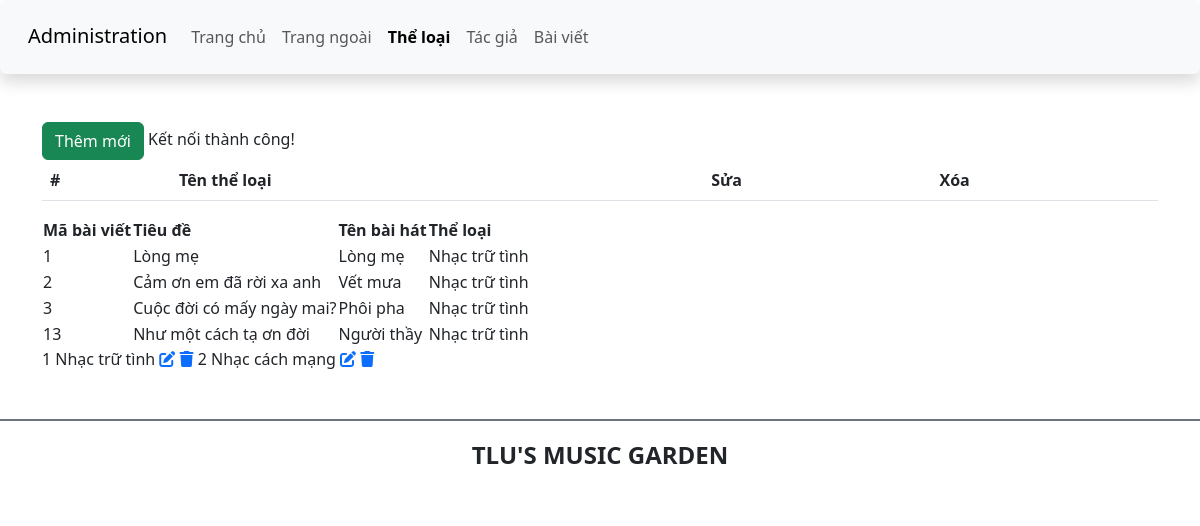
Screenshot of /admin/category.php with the database file from the repository.
### tables this page shows
CREATE TABLE `baiviet` (
  `ma_bviet` int(10) UNSIGNED NOT NULL,
  `tieude` varchar(200) NOT NULL,
  `ten_bhat` varchar(100) NOT NULL,
  `ma_tloai` int(11) NOT NULL,
  `tomtat` text NOT NULL,
  `noidung` text NOT NULL,
  `ma_tgia` int(10) UNSIGNED NOT NULL,
  `ngayviet` date NOT NULL DEFAULT current_timestamp()
);

CREATE TABLE `theloai` (
  `ma_tloai` int(11) NOT NULL,
  `ten_tloai` varchar(50) NOT NULL
);

### admin/category.php (the view, shortened to what this page needs)
<!DOCTYPE html>
<html lang="en">
<head>
    <link href="https://cdn.jsdelivr.net/npm/bootstrap@5.3.0-alpha1/dist/css/bootstrap.min.css" rel="stylesheet">
    <link rel="stylesheet" href="https://cdnjs.cloudflare.com/ajax/libs/font-awesome/6.3.0/css/all.min.css" />
    <link rel="stylesheet" href="css/style_login.css">
</head>
<body>
    <header>
        <nav class="navbar navbar-expand-lg bg-body-tertiary shadow p-3 bg-white rounded">
            <div class="container-fluid">
                <div class="h3">
                    <a class="navbar-brand" href="#">Administration</a>
                </div>
                <div class="collapse navbar-collapse" id="navbarSupportedContent">
                <ul class="navbar-nav me-auto mb-2 mb-lg-0">
                    <li class="nav-item">
                        <a class="nav-link" aria-current="page" href="./">Trang chủ</a>
                    </li>
                    <li class="nav-item">
                        <a class="nav-link" href="../index.php">Trang ngoài</a>
                    </li>
                    <li class="nav-item">
                        <a class="nav-link active fw-bold" href="category.php">Thể loại</a>
                    </li>
                    <li class="nav-item">
                        <a class="nav-link" href="author.php">Tác giả</a>
                    </li>
                    <li class="nav-item">
                        <a class="nav-link" href="article.php">Bài viết</a>
                    </li>
                </ul>
                </div>
            </div>
        </nav>
    </header>
    <main class="container mt-5 mb-5">
        <div class="row">
            <div class="col-sm">
                <a href="add_category.php" class="btn btn-success">Thêm mới</a>
                <table class="table">
                    <thead>
                        <tr>
                            <th scope="col">#</th>
                            <th scope="col">Tên thể loại</th>
                            <th>Sửa</th>
                            <th>Xóa</th>
                        </tr>
                    </thead>
                    <tbody>
                        <?php
                           include './connect.php';
                           try {
                               $sql = "SELECT baiviet.ma_bviet, baiviet.tieude, baiviet.ten_bhat, theloai.ten_tloai
                                       FROM baiviet
                                       JOIN theloai ON baiviet.ma_tloai = theloai.ma_tloai
                                       WHERE theloai.ten_tloai = :ten_tloai";
                               $stmt = $conn->prepare($sql);
                               $ten_tloai = "Nhạc trữ tình";
                               $stmt->bindParam(':ten_tloai', $ten_tloai, PDO::PARAM_STR);
                               $stmt->execute();
                               if ($stmt->rowCount() > 0) {
                                   echo "<table>";
                                   echo "<tr><th>Mã bài viết</th><th>Tiêu đề</th><th>Tên bài hát</th><th>Thể loại</th></tr>";
                                   while($row = $stmt->fetch(PDO::FETCH_ASSOC)) {
                                       echo "<tr><td>".$row["ma_bviet"]."</td><td>".$row["tieude"]."</td><td>".$row["ten_bhat"]."</td><td>".$row["ten_tloai"]."</td></tr>";
                                   }
                                   echo "</table>";
                               } else {
                                   echo "Không có dữ liệu";
                               }
                           } catch(PDOException $e) {
                               echo "Lỗi: " . $e->getMessage();
                           }
                        ?>
                        <tr>
                            <th scope="row">1</th>
                            <td>Nhạc trữ tình</td>
                            <td>
                                <a href="edit_category.php?id=1"><i class="fa-solid fa-pen-to-square"></i></a>
                            </td>
                            <td>
                                <a href=""><i class="fa-solid fa-trash"></i></a>
                            </td>
                        </tr>
                        <tr>
                            <th scope="row">2</th>
                            <td>Nhạc cách mạng</td>
                            <td>
                                <a href="edit_category.php?id=2"><i class="fa-solid fa-pen-to-square"></i></a>
                            </td>
                            <td>
                                <a href=""><i class="fa-solid fa-trash"></i></a>
                            </td>
                        </tr>
                    </tbody>
                </table>
            </div>
        </div>
    </main>
    <footer class="bg-white d-flex justify-content-center align-items-center border-top border-secondary  border-2" style="height:80px">
        <h4 class="text-center text-uppercase fw-bold">TLU's music garden</h4>
    </footer>
</body>
</html>

### rows the page displays
baiviet: ma_bviet "1", tieude "Lòng mẹ", ten_bhat "Lòng mẹ", theloai.ten_tloai "Nhạc trữ tình"
baiviet: ma_bviet "2", tieude "Cảm ơn em đã rời xa anh", ten_bhat "Vết mưa", theloai.ten_tloai "Nhạc trữ tình"
baiviet: ma_bviet "3", tieude "Cuộc đời có mấy ngày mai?", ten_bhat "Phôi pha", theloai.ten_tloai "Nhạc trữ tình"
baiviet: ma_bviet "13", tieude "Như một cách tạ ơn đời", ten_bhat "Người thầy", theloai.ten_tloai "Nhạc trữ tình"
